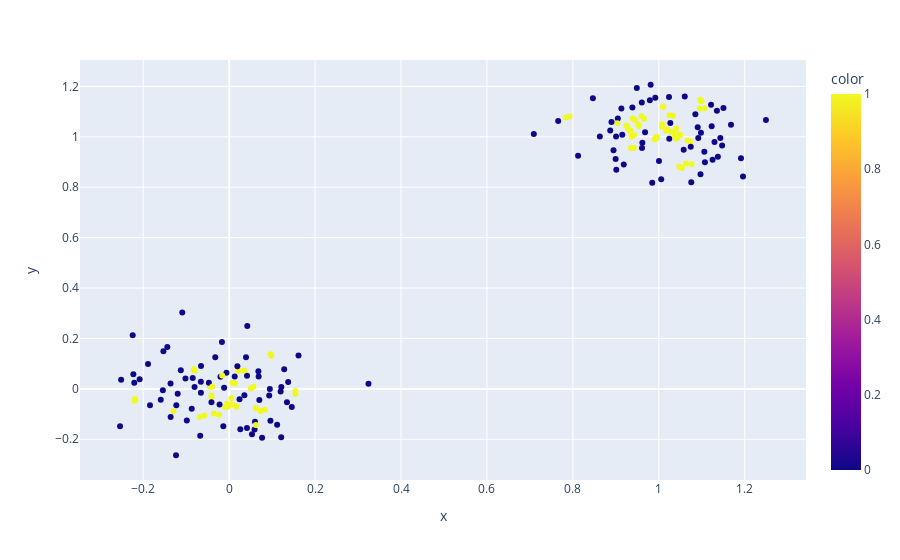

Here is the notebook cell this chart was saved with:
### Code cell
fig = px.scatter(x=x, y=y, color=labels)
fig.show()

### Figure 1 — Plotly figure (JSON) as saved in the notebook; plotly's stock layout.template omitted (floating-point values rounded to 4 significant figures; data arrays with more than 128 entries replaced by an {"elided": "..."} marker saying what was removed)
{"data": [{"hovertemplate": "x=%{x}<br>y=%{y}<br>color=%{marker.color}<extra></extra>", "legendgroup": "", "marker": {"color": {"elided": "200 int values"}, "coloraxis": "coloraxis", "symbol": "circle"}, "mode": "markers", "name": "", "orientation": "v", "showlegend": false, "type": "scatter", "x": {"elided": "200 float values"}, "xaxis": "x", "y": {"elided": "200 float values"}, "yaxis": "y"}], "layout": {"coloraxis": {"colorbar": {"title": {"text": "color"}}, "colorscale": [[0, "#0d0887"], [0.1111, "#46039f"], [0.2222, "#7201a8"], [0.3333, "#9c179e"], [0.4444, "#bd3786"], [0.5556, "#d8576b"], [0.6667, "#ed7953"], [0.7778, "#fb9f3a"], [0.8889, "#fdca26"], [1, "#f0f921"]]}, "legend": {"tracegroupgap": 0}, "margin": {"t": 60}, "xaxis": {"anchor": "y", "domain": [0, 1], "title": {"text": "x"}}, "yaxis": {"anchor": "x", "domain": [0, 1], "title": {"text": "y"}}}}
